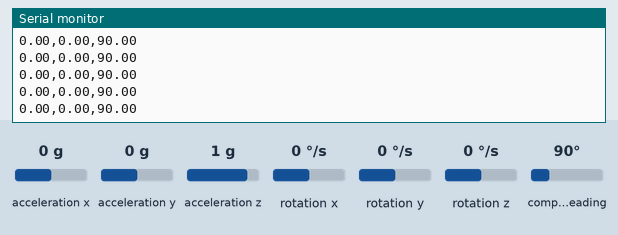
A sketch run on a simulated Arduino Uno, built with avr-gcc and run on an emulated ATmega328P. Shown: the last lines printed to the serial monitor. The inputs (shaded band) are chosen by the test bench; at power-on: acceleration x 0 g, acceleration y 0 g, acceleration z 1 g, compass heading 90°, rotation x 0 °/s, rotation y 0 °/s, rotation z 0 °/s.

Above: at 3.2 s.
3.3 s: acceleration x set to -1.4 g
At 3.36 s:
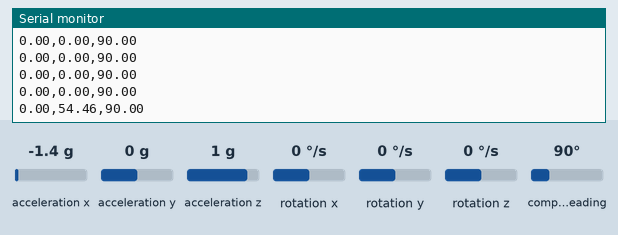
4.8 s: acceleration y set to -1.4 g
At 4.82 s:
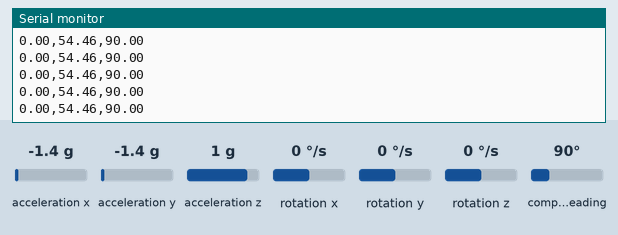
6.3 s: acceleration z set to -1.4 g
At 6.32 s:
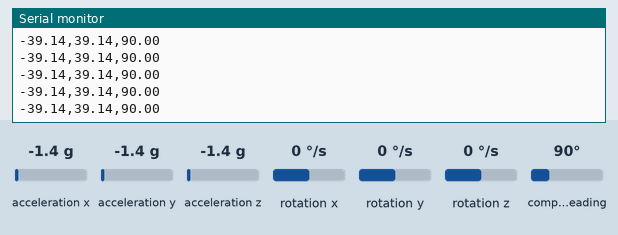
7.8 s: compass heading set to 7°
At 7.82 s:
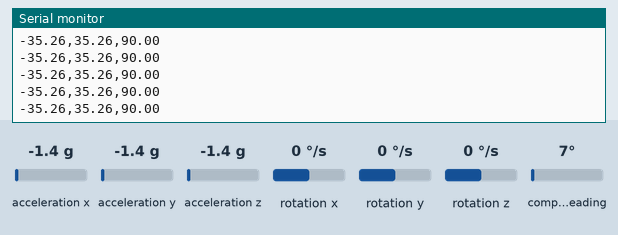
Timing chart, 0 to 10.3 s (numbered marks = the images above; inputs shaded):
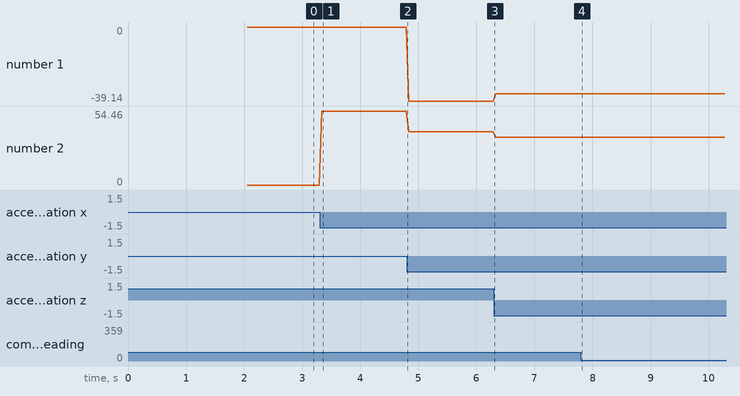

Measured:
- after the input at 3.3 s, the serial monitor: prints a new line at once (image 1)
- plotted number 1: 0 → -39.14 after the input at 4.8 s, -39.14 → -35.26 after the input at 6.3 s
- plotted number 2: 0 → 54.46 after the input at 3.3 s, 54.46 → 39.14 after the input at 4.8 s, 39.14 → 35.26 after the input at 6.3 s

The sketch:

MPU9250get.ino
```cpp
#include <MPU9250.h>
#include <Wire.h>

MPU9250 mpu;

void setup() {
    Serial.begin(115200);
    Wire.begin();

    // MPU9250 초기화
    if (!mpu.setup(0x68)) {
        while (1) {
            Serial.println("센서 연결 실패!");
            delay(5000);
        }
    }

    // 센서 캘리브레이션
    Serial.println("센서 캘리브레이션을 시작합니다...");
    delay(2000);
    mpu.calibrateAccelGyro();
    mpu.calibrateMag();

    Serial.println("센서 설정이 완료되었습니다!");
}

void loop() {
    if (mpu.update()) {
        static uint32_t prev_ms = millis();
        if (millis() > prev_ms + 40) {
            float roll = mpu.getRoll();
            float pitch = mpu.getPitch();
            float yaw = mpu.getYaw();

            Serial.print(roll);
            Serial.print(",");
            Serial.print(pitch);
            Serial.print(",");
            Serial.println(yaw);

            prev_ms = millis();
        }
    }
}
```
